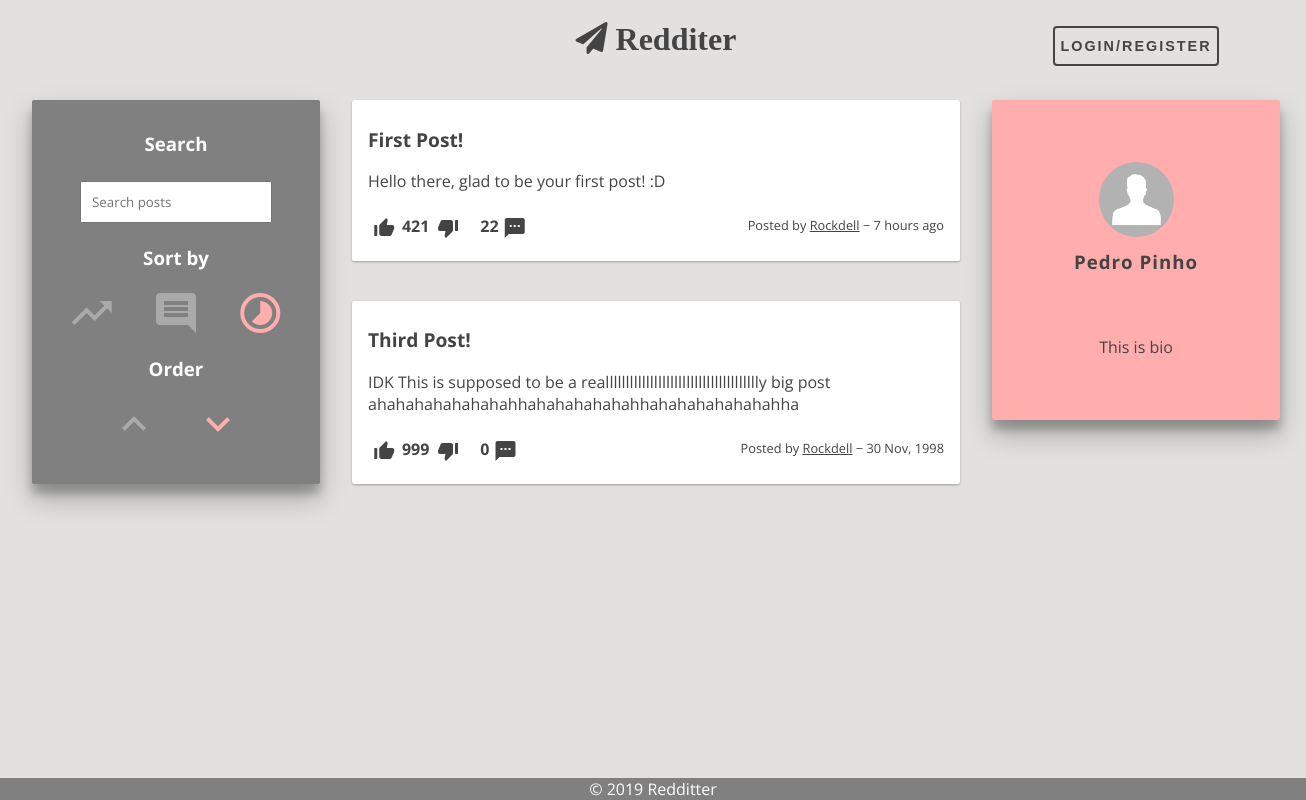
Page /pages/profile.php?user=Rockdell on the committed database.
### tables this page shows
CREATE TABLE Post (
    postID INTEGER PRIMARY KEY AUTOINCREMENT,
    userID VARCHAR REFERENCES User ON DELETE CASCADE,
    title VARCHAR NOT NULL,
    content VARCHAR NOT NULL,
    postDate DATE NOT NULL DEFAULT (strftime('%s', 'now')),
    points INTEGER DEFAULT 0
);

CREATE TABLE User (
    userID VARCHAR PRIMARY KEY,
    username VARCHAR NOT NULL,
    pass VARCHAR NOT NULL,
    mail VARCHAR NOT NULL UNIQUE,
    bio VARCHAR
);

### database/post.php (called while the page is built, shortened)
<?php
function getPostByUser($userID) {
	global $dbh;
	try {
		$stmt = $dbh->prepare("SELECT P.*, IFNULL(PC.count, 0) AS nrComments FROM Post P LEFT JOIN (SELECT postID, count(commentID) AS count FROM PostComment GROUP BY postID) AS PC ON P.postID = PC.postID WHERE P.userID = ? ORDER BY P.postDate DESC");
		$stmt->execute(array($userID));
		return $stmt->fetchAll();
	} catch(PDOException $e) {
		echo $e->getMessage();
		return null;
	}
}
function getNumberComments($postID) {
	global $dbh;
	try {
		$stmt = $dbh->prepare("SELECT count(*) as nrComments FROM PostComment Where postID = ?");
		$stmt->execute(array($postID));
		return $stmt->fetch();
	} catch(PDOException $e) {
		echo $e->getMessage();
		return null;
	}
}
?>

### database/utils.php (called while the page is built, shortened)
<?php
    function time_ago($time) {
        $out    = '';
        $now    = time();
        $diff   = $now - $time;
        if( $diff < 60 )
            return TIMEBEFORE_NOW;
        elseif( $diff < 3600 )
            return str_replace( '{num}', ( $out = round( $diff / 60 ) ), $out == 1 ? TIMEBEFORE_MINUTE : TIMEBEFORE_MINUTES );
        elseif( $diff < 3600 * 24 )
            return str_replace( '{num}', ( $out = round( $diff / 3600 ) ), $out == 1 ? TIMEBEFORE_HOUR : TIMEBEFORE_HOURS );
        elseif( $diff < 3600 * 24 * 2 )
            return TIMEBEFORE_YESTERDAY;
        else
            return strftime( date( 'Y', $time ) == date( 'Y' ) ? TIMEBEFORE_FORMAT : TIMEBEFORE_FORMAT_YEAR, $time );
    }
    function display_points($points) {
        if(abs($points) < 1000)
            return $points;
    }
?>

### database/user.php (called while the page is built, shortened)
<?php
function getUserById($userID) {
	global $dbh;
	try {
		$stmt = $dbh->prepare("SELECT *	FROM User WHERE userID = ?");
		$stmt->execute(array($userID));
		return $stmt->fetch();
	} catch(PDOException $e) {
		echo $e->getMessage();
		return null;
	}
}
?>

### templates/components/post.php (the view, shortened to what this page needs)
<?php
    require_once($BASE_DIR."/database/utils.php");
    require_once($BASE_DIR."/database/user.php");
?>
<article class="post container" data-id="<?=$post["postID"]?>">
    <section id="post-title">
        <a href="/pages/post.php?id=<?=$post["postID"]?>"><h1><?=$post["title"]?></h1></a>
    </section>
    <section id="post-content">
        <?php if ($post["content"] === "") { ?>
            <div id="post-image">
                <img class="post-picture" src=<?=str_replace($BASE_DIR, "", glob($BASE_DIR."/img/posts/".sha1($post["postID"]).".{png,jpeg,jpg,gif}", GLOB_BRACE)[0])?>>
            </div>
        <?php } else { ?>
            <div id="post-story">
                <p><?=nl2br($post["content"])?></p>
            </div>
        <?php } ?>
    </section>
    <section id="post-info">
        <label>
            <i id="staticUp" class="material-icons">thumb_up_alt</i>
        </label>
        <p id="dp"><?=display_points($post["points"])?></p>
        <label>
            <i id="staticDown" class="material-icons">thumb_down_alt</i>
        </label>
        <p id="nrComments"><?=getNumberComments($post["postID"])["nrComments"]?></p>
        <a id="nrCommentsLink" href="/pages/post.php?id=<?=$post["postID"]?>">
            <i class="material-icons">textsms</i>
        </a>
        <div id="postByTimeAgo">
            <p id="postBy">
                Posted by
                <a id="postByLink" href="/pages/profile.php?user=<?=$post["userID"]?>"><?=$post["userID"]?></a>
                &minus;
                <?=time_ago($post["postDate"])?>
            </p>
        </div>
    </section>
</article>

### templates/components/list-posts.php (shortened to what this page needs)
<section id="list-posts">
    <?php
        if (empty($posts)) { ?>
            <h1>No posts to show</h1>
        <?php } else { ?>
        <?php
            foreach($posts as $post) {
                include($BASE_DIR."/templates/components/post.php");
            }
        }
    ?>
</section>

### templates/components/profile-bar.php (shortened to what this page needs)
<aside id="profile-bar" class="container">
    <section id="user-info">
        <img class="profile-picture" src=
        <?php
            $image = glob($BASE_DIR."/img/users/".sha1($user["userID"]).".{png,jpeg,jpg,gif}", GLOB_BRACE);
            echo (!empty($image) ? str_replace($BASE_DIR, "", $image[0]) : "/img/users/unknown.png");
        ?>>
        <h1><?=$user["username"]?></h1>
    </section>
    <section id="user-bio">
        <?php if (strcmp($user["bio"], "")) { ?>
            <p><?=nl2br($user["bio"])?></p>
        <?php } else { ?>
            <p>Nothing to show</p>
        <?php } ?>
    </section>
</aside>

### css/style.css (style rules this page uses)
:root { --main-bg-color: #e2e1e0; --main-text-color: #444; --alt-text-color: white; --main-container-bg-color: white; --alt1-container-bg-color: gray; --alt2-container-bg-color: #ffadad; --radio-color: #aaaaaa; --radio-selected-color: #0dff92; --radio-hover-color: white; --warning-bg-color: #ff6262; --box-shadow: 0 1px 3px rgba(133, 96, 96, 0.12), 0 1px 2px rgba(0,0,0,0.24); --selected-box-shadow: 0 14px 28px rgba(0,0,0,0.25), 0 10px 10px rgba(0,0,0,0.22); }
* { margin: 0; padding: 0; }
body { background: var(--main-bg-color); font-family: 'Open Sans', sans-serif; margin: 1em; display: grid; grid-gap: 0.5em 0.5em; grid-auto-rows: auto 1fr; grid-template-areas: "header" "page"; }
#list-posts { width: 40em; display: flex; flex-direction: column; justify-content: space-between; }
#list-posts .post #post-content { max-height: 30em; overflow: hidden; }
#profile-bar { background: var(--alt2-container-bg-color); text-align: center; box-shadow: var(--selected-box-shadow); width: 16em; height: 20em; display: flex; flex-direction: column; justify-content: space-evenly; padding-top: 0em; padding-bottom: 0em; }
#profile-bar #user-info, #user-bio { color: var(--main-text-color); }
#profile-bar #user-info { letter-spacing: 1px; font-weight: bold; }
.post { max-width: inherit; background: var(--main-container-bg-color); box-shadow: var(--box-shadow); transition: all 0.3s cubic-bezier(.25,.8,.25,1); display: grid; grid-template-columns: 1fr 1fr; grid-template-areas: "post-title post-title" "post-content post-content" "post-info post-info"; }
.post #post-title { grid-area: post-title; word-break: break-word; }
.post #post-title h1 { font-size: 1.2em; font-weight: bold; color: var(--main-text-color); margin-top: 0.5em; margin-bottom: 0.5em; }
.post #post-content { grid-area: post-content; margin-top: 0.5em; margin-bottom: 0.5em; }
.post #post-content #post-story { align-content: stretch; text-align: left; }
.post #post-info { grid-area: post-info; margin-top: 1em; }
.post #post-content, #post-info, .comment #comment-content, #comment-info { color: var(--main-text-color); }
.post #post-info i, .comment #comment-info i { cursor: pointer; transition: color 1s; }
.post #post-info p[id="dp"], .post #nrComments { font-weight: bold; display: inline; position: relative; left: 0.1em; bottom: 0.5em; }
.post #nrComments, .post #nrCommentsLink { left: 1em; }
.post #nrCommentsLink { position: relative; }
.post #postByTimeAgo, .comment #commentByTimeAgo { position: relative; float: right; font-size: 0.8em; }
.post #postBy, .comment #commentBy { display: inline; }
.post #postByLink, .comment #commentByLink { text-decoration: underline; }
.profile-picture { border-radius: 50%; height: 75px; width: 75px; vertical-align: middle; margin-bottom: 0.75em; object-fit: cover; }
.container { border-radius: 2px; padding: 1em; margin: 1em; word-wrap: break-word; cursor: default; }
a { text-decoration: none; color: #444; }

### rows in the picture
post: title "First Post!", content "Hello there, glad to be your first post! :D", points "421", nrComments "22", userID "Rockdell", postDate "7 hours ago"
post: title "Third Post!", content "IDK This is supposed to be a realllllllllllllllllllllllllllllllllllllly big post ahahahahahahahahhahahahahahahhahahahahahahahha", points "999", nrComments "0", userID "Rockdell", postDate "30 Nov, 1998"
user: username "Pedro Pinho", bio "This is bio"
